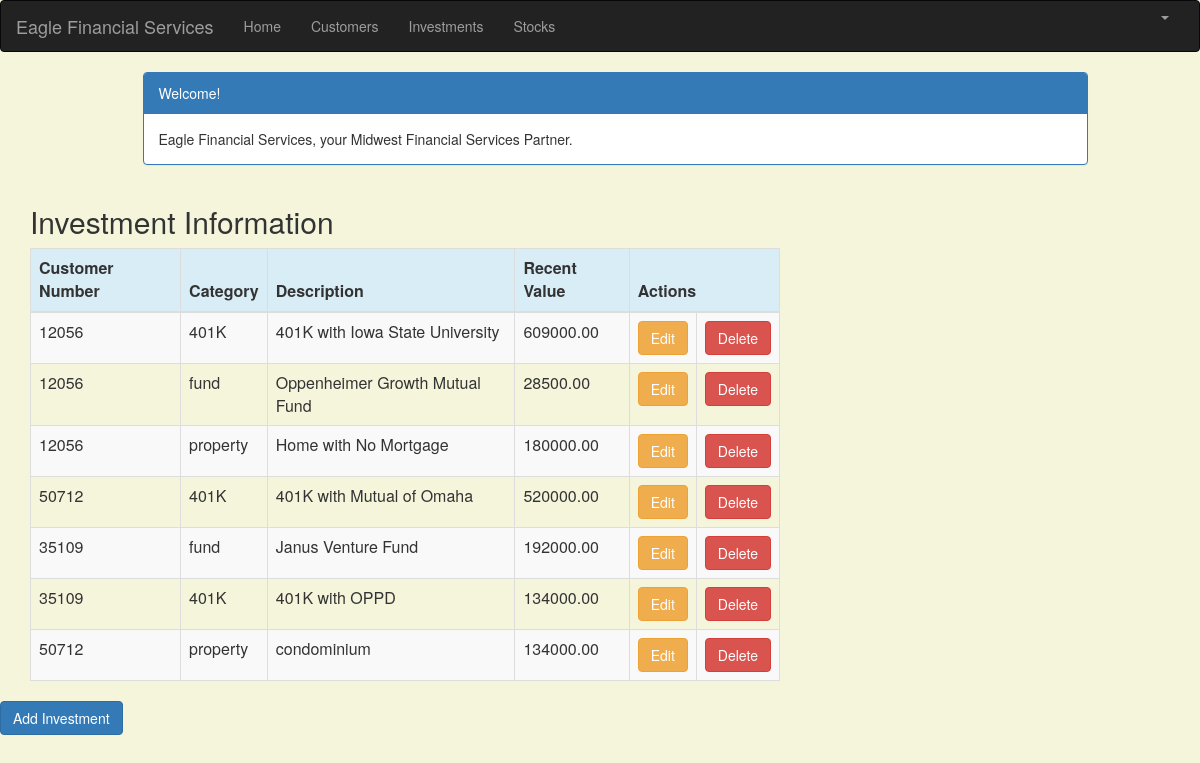
Page /investment_list (signed in) on the committed database.
### portfolio/models.py (models this page shows, shortened)
class Investment(models.Model):
    customer = models.ForeignKey(Customer, on_delete=models.CASCADE, related_name='investments')
    category = models.CharField(max_length=50)
    description = models.CharField(max_length=200)
    acquired_value = models.DecimalField(max_digits=10, decimal_places=2)
    acquired_date = models.DateField(default=timezone.now)
    recent_value = models.DecimalField(max_digits=10, decimal_places=2)
    recent_date = models.DateField(default=timezone.now, blank=True, null=True)

class Customer(models.Model):
    name = models.CharField(max_length=50)
    address = models.CharField(max_length=200)
    cust_number = models.IntegerField(blank=False, null=False)
    city = models.CharField(max_length=50)
    state = models.CharField(max_length=50)
    zipcode = models.CharField(max_length=10)
    email = models.EmailField(max_length=200)
    cell_phone = models.CharField(max_length=50)
    created_date = models.DateTimeField(
        default=timezone.now)
    updated_date = models.DateTimeField(auto_now_add=True)
    def __str__(self):
        return str(self.cust_number)

### portfolio/views.py (the view)
# urls.py: path('investment_list', views.investment_list, name='investment_list'),
@login_required
def investment_list(request):
   investment = Investment.objects.filter(recent_date__lte=timezone.now())
   return render(request, 'portfolio/investment_list.html', {'investments': investment})

### portfolio/templates/portfolio/investment_list.html (shortened to what this page needs)
{% extends 'portfolio/base.html' %}
{% block content %}
    <html>
    <head>
        <link rel="stylesheet" href="https://maxcdn.bootstrapcdn.com/bootstrap/3.3.4/css/bootstrap.min.css">
    </head>
    <body>
    <div class="container">
        <div class="row">
            <div class="col-md-10 col-md-offset-1">
                <div class="panel panel-primary">
                    <div class="panel-heading">Welcome!</div>
                    <div class="panel-body">
                        Eagle Financial Services, your Midwest Financial Services Partner.
                    </div>
                </div>
            </div>
        </div>
    </div>
    <div class="row">
        <h2 style="padding-left: 15Px">Investment Information</h2>
    </div>
    <div>
        <table class="table table-striped table-bordered table-hover">
            <thead>
            <tr class="bg-info">
                <th>Customer Number</th>
                <th>Category</th>
                <th>Description</th>
                <th>Recent Value</th>
                <th colspan="3">Actions</th>
            </tr>
            </thead>
            <tbody>
            {% for investment in investments %}
                <tr>
                    <td>{{ investment.customer }}</td>
                    <td>{{ investment.category }}</td>
                    <td>{{ investment.description }}</td>
                    <td>{{ investment.recent_value }}</td>
                     <td><a href="{% url 'portfolio:investment_edit' pk=investment.pk %}"
                           class="btn btn-warning">Edit</a></td>
                     <td><a href="{% url 'portfolio:investment_delete' pk=investment.pk %}"
                           onclick="return confirm('Are you sure you want to delete?')"
                           class="btn btn-danger">Delete</a>
                    </td>
                </tr>
            {% endfor %}
            </tbody>
        </table>
     <div class="row">
            <div class="row">
         <a href="{% url 'portfolio:investment_new' %}" class="row"><span
                    class="btn btn-primary">Add Investment</span></a>
     </div>
        </div>
    </div>
    </body>
    </html>
{% endblock %}

### portfolio/templates/portfolio/base.html (shortened to what this page needs)
{% load staticfiles %}
<html lang="en">
<head>
    <link rel="stylesheet" href="https://maxcdn.bootstrapcdn.com/bootstrap/3.3.7/css/bootstrap.min.css">
</head>
<body id="app-layout">
<nav class="navbar navbar-inverse">
    <div class="container-fluid">
        <div class="navbar-header">
            <a class="navbar-brand" href="/">
                Eagle Financial Services
            </a>
        </div>
        <div class="collapse navbar-collapse" id="myNavbar">
            <ul class="nav navbar-nav">
                <li><a href="{% url 'portfolio:home' %}">Home</a></li>
                <li><a href="{% url 'portfolio:customer_list' %}">Customers</a></li>
               <li><a href="{% url 'portfolio:investment_list' %}">Investments</a></li>
                <li><a href="{% url 'portfolio:stock_list' %}">Stocks</a></li>
            </ul>
            <ul class="nav navbar-nav navbar-right">
                {% if user.is_authenticated %}
                    <li class="dropdown">
                        <a href="#" class="dropdown-toggle" data-toggle="dropdown" role="button" aria-expanded="false">
                            <span class="caret"></span>
                        </a>
                    </li>
                {% else %}
                    <li><a href="{% url 'login' %}"><span class="glyphicon glyphicon-log-in"></span> Login</a></li>
                {% endif %}
            </ul>
        </div>
    </div>
</nav>
<div class="content container">
    <div class="row">
        <div class="col-md-8">
            {% block content %}{% endblock %}
        </div>
    </div>
</body>
</html>

### portfolio/templates/portfolio/base.html (style rules this page uses)
.navbar { margin-bottom: 0; border-radius: 0; }

### portfolio/templates/portfolio/investment_list.html (style rules this page uses)
body { background-color: beige; }

### rows in the picture
Investment: customer "12056", category "401K", description "401K with Iowa State University", recent_value "609000.00"
Investment: customer "12056", category "fund", description "Oppenheimer Growth Mutual Fund", recent_value "28500.00"
Investment: customer "12056", category "property", description "Home with No Mortgage", recent_value "180000.00"
Investment: customer "50712", category "401K", description "401K with Mutual of Omaha", recent_value "520000.00"
Investment: customer "35109", category "fund", description "Janus Venture Fund", recent_value "192000.00"
Investment: customer "35109", category "401K", description "401K with OPPD", recent_value "134000.00"
Investment: customer "50712", category "property", description "condominium", recent_value "134000.00"
